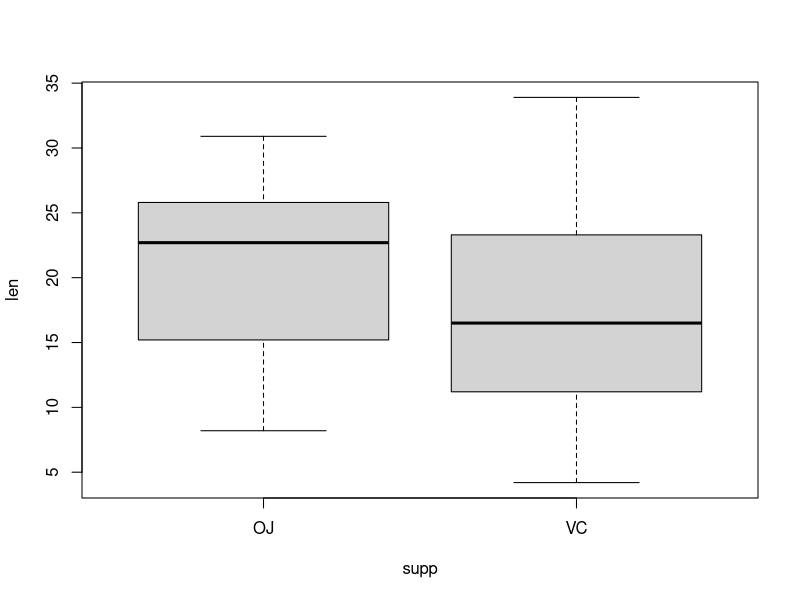
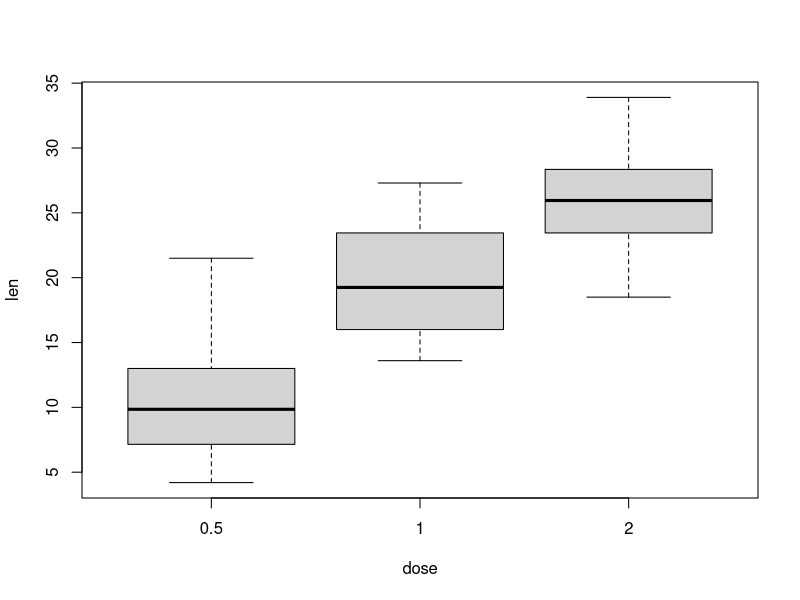

Write the R code that produced these figures, in order.
## ---- chunk 1
knitr::opts_chunk$set(echo = TRUE)
## ---- chunk 2
data("ToothGrowth")     #load Tooth Growth data
dim(ToothGrowth)        #find the dimension of data
nrow(ToothGrowth)       #find number of rows
ncol(ToothGrowth)       #find number of columns
names(ToothGrowth)      #obtain the column names
head(ToothGrowth)       #look at first 6 data entered
tail(ToothGrowth)       #look at last 6 data entered 
summary(ToothGrowth)    #obtain the summary of the data
## ---- chunk 3
boxplot(split(ToothGrowth$len,ToothGrowth$supp),xlab="supp",ylab="len")
## ---- chunk 4
#~~~~~~~~~~~~~~~~~~~~~~~~~~
## ---- chunk 5
boxplot(split(ToothGrowth$len,ToothGrowth$dose),xlab="dose",ylab="len")
## ---- chunk 6
##Calculating variance for different suppliments
aggregate(len~supp,data=ToothGrowth,var)
## ---- chunk 7
t.test(subset(ToothGrowth,ToothGrowth$supp=="OJ")$len,subset(ToothGrowth,ToothGrowth$supp=="VC")$len,var.equal=TRUE,paired=FALSE)
## ---- chunk 8
##Calculating variance for different dosage levels
aggregate(len~dose,data=ToothGrowth,var)    
## ---- chunk 9
##t.test for 0.5mg and 1mg dosage
t.test(subset(ToothGrowth,ToothGrowth$dose==0.5)$len,subset(ToothGrowth,ToothGrowth$dose==1)$len,var.equal=FALSE,paired=FALSE)
##t.test for 1mg and 2mg dosage
t.test(subset(ToothGrowth,ToothGrowth$dose==1)$len,subset(ToothGrowth,ToothGrowth$dose==2)$len,var.equal=FALSE,paired=FALSE)
##t.test for 0.5mg and 2mg dosage
t.test(subset(ToothGrowth,ToothGrowth$dose==0.5)$len,subset(ToothGrowth,ToothGrowth$dose==2)$len,var.equal=FALSE,paired=FALSE)
## ---- chunk 10
#~~~~~~~~~~~~~~~~~~~~~~~~~~~~~~~~~~~~~~~~~~~~~~
